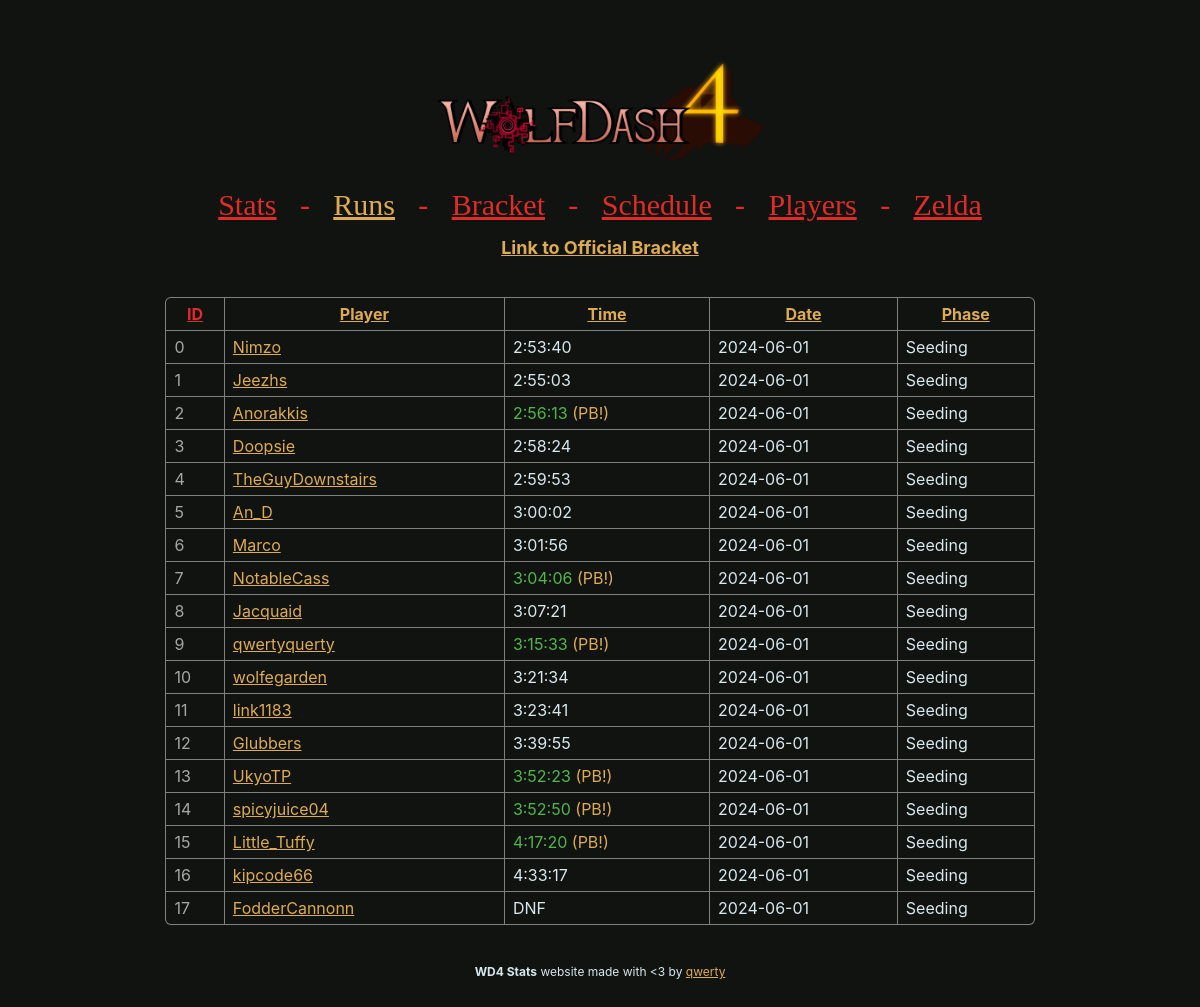
/runs, run on the app's committed database.
### wd4.py (models this page shows, shortened)
class BaseModel(Model):
    class Meta:
        database = db

class Runs(BaseModel):
    player = CharField(32)
    time = FloatField()
    id = IntegerField()
    date = DateField()
    flags = IntegerField()
    phase = IntegerField()
    event = IntegerField()
    zelda_swoops = IntegerField()
    zelda_triangles = IntegerField()
    def format_time(self):
        return format_time(self.time) if not self.dnf() else "DNF"
    def format_phase(self):
        return ["Seeding", "Pooling", "Bracket"][self.phase]
    def dnf(self):
        return self.flags & RUN_FLAG_DNF
    def pb(self):
        return self.flags & RUN_FLAG_PB

### wd4.py (the view)
@app.route("/runs")
def page_runs():
    sort = request.args.get("sort", default="id")
    runs = Runs.select()
    if sort in Runs._meta.sorted_field_names:
        runs = runs.order_by(
            getattr(Runs, sort).asc()
        )
    return render_template("runs.html", **globals(), runs=runs, sort=sort)

### wd4.py (called while the page is built)
def format_time(time):
    return str(timedelta(seconds=time))

### templates/runs.html
{% extends "layout.html" %}
{% block content %}
    <table>
        <tr>
            <th><a href="?sort=id" class="{{ 'selected' if sort == 'id' else '' }}">ID</a></th>
            <th><a href="?sort=player" class="{{ 'selected' if sort == 'player' else '' }}">Player</a></th>
            <th><a href="?sort=time" class="{{ 'selected' if sort == 'time' else '' }}">Time</a></th>
            <th><a href="?sort=date" class="{{ 'selected' if sort == 'date' else '' }}">Date</a></th>
            <th><a href="?sort=phase" class="{{ 'selected' if sort == 'phase' else '' }}">Phase</a></th>
        </tr>
        {% for run in runs %}
        <tr>
            <td style="color: var(--hint-color);">
                {{ run.id }}
            </td>
            <td>
                {{ link_name(run.player) }}
            </td>
            <td {% if run.pb() %}style="color: var(--win-color)"{% endif %}>
                {{ run.format_time() }} {% if run.pb() %}<span style="color: var(--border-color);">(PB!)</span>{% endif %}
            </td>
            <td>
                {{ run.date | string }}
            </td>
            <td>
                {{ run.format_phase() }}
            </td>
        </tr>
        {% endfor %}
    </table>
{% endblock %}

### templates/layout.html (shortened to what this page needs)
{% macro link_name(name) -%}<a href="https://speedrun.com/User/{{ name }}">{{ name }}</a>{% endmacro %}
<html lang="en">
    <head>
        <link rel="stylesheet" href="static/css/brackets-viewer.min.css" />
        <link rel="stylesheet" href="static/css/dark.css" />
    </head>
    <body>
        <image src="static/wolfdash.png" class="logo"></image>
        <nav>
            <a href="/stats" class="{% if url_for(request.endpoint) == '/stats' %}active{% endif %}">Stats</a>
            <a>-</a>
            <a href="/runs" class="{% if url_for(request.endpoint) == '/runs' %}active{% endif %}">Runs</a>
            <a>-</a>
            <a href="/" class="{% if url_for(request.endpoint) == '/' %}active{% endif %}">Bracket</a>
            <a>-</a>
            <a href="/schedule" class="{% if url_for(request.endpoint) == '/schedule' %}active{% endif %}">Schedule</a>
            <a>-</a>
            <a href="/players" class="{% if url_for(request.endpoint) == '/players' %}active{% endif %}">Players</a>
            <a>-</a>
            <a href="/zelda" class="{% if url_for(request.endpoint) == '/zelda' %}active{% endif %}">Zelda</a>
        </nav>
        <h2 style="text-align:center;"><a href="https://challonge.com/ah76yvxp/">Link to Official Bracket</a></h2>
        {% block content %}
        {% endblock %}
        <footer class="footer">
            <div style="text-align: center;">
                <strong>WD4 Stats</strong> website made with &lt;3 by <a href="https://github.com/qwertyquerty">qwerty</a>
            </div>
        </footer>
    </body>
</html>

### static/css/dark.css (style rules this page uses)
.brackets-viewer, * { --primary-background: #111310; --secondary-background: #303030; --match-background: var(--primary-background); --font-color: #d8e8ef; --win-color: #50b649; --loss-color: #de2c26; --label-color: grey; --hint-color: #a7a7a7; --connector-color: #DDDDDD; --border-color: #DDAB54; --border-hover-color: #b6b5b5; --text-size: 12px; --round-margin: 40px; --match-width: 200px; --match-horizontal-padding: 8px; --match-vertical-padding: 6px; --connector-border-width: 2px; --match-border-width: 1px; --match-border-radius: 0.3em; }
body { font-size: var(--text-size); color: var(--font-color); font-family: -apple-system,BlinkMacSystemFont,"Segoe UI",Roboto,"Helvetica Neue",Arial,"Noto Sans",sans-serif,"Apple Color Emoji","Segoe UI Emoji","Segoe UI Symbol","Noto Color Emoji"; }
table { width: 80%; margin: 40px auto; border-radius: var(--match-border-radius); border-collapse: collapse; border-style: hidden; box-shadow: 0 0 0 1px var(--label-color); }
th, td { border: 1px solid var(--label-color); padding: var(--match-vertical-padding) var(--match-horizontal-padding); }
nav { text-align: center; display: block; }
a { color: var(--border-color); }
.selected { color: var(--loss-color) !important; }
nav a { display: inline; margin: 10px; color: var(--loss-color) !important; font-family: hyliaserif !important; font-size: 2.5em !important; font-weight: normal; }
.active { color: #DDAB54 !important; }
html { background-color: #111310; }
body { padding: 50px; }
.logo { display: block; margin: 0 auto; width: 30%; min-width: 300px; }

### data on the page
Runs: id "0", player "Nimzo", format_time "2:53:40", date "2024-06-01", format_phase "Seeding"
Runs: id "1", player "Jeezhs", format_time "2:55:03", date "2024-06-01", format_phase "Seeding"
Runs: id "2", player "Anorakkis", format_time "2:56:13", shows "(PB!)", date "2024-06-01", format_phase "Seeding"
Runs: id "3", player "Doopsie", format_time "2:58:24", date "2024-06-01", format_phase "Seeding"
Runs: id "4", player "TheGuyDownstairs", format_time "2:59:53", date "2024-06-01", format_phase "Seeding"
Runs: id "5", player "An_D", format_time "3:00:02", date "2024-06-01", format_phase "Seeding"
Runs: id "6", player "Marco", format_time "3:01:56", date "2024-06-01", format_phase "Seeding"
Runs: id "7", player "NotableCass", format_time "3:04:06", shows "(PB!)", date "2024-06-01", format_phase "Seeding"
Runs: id "8", player "Jacquaid", format_time "3:07:21", date "2024-06-01", format_phase "Seeding"
Runs: id "9", player "qwertyquerty", format_time "3:15:33", shows "(PB!)", date "2024-06-01", format_phase "Seeding"
Runs: id "10", player "wolfegarden", format_time "3:21:34", date "2024-06-01", format_phase "Seeding"
Runs: id "11", player "link1183", format_time "3:23:41", date "2024-06-01", format_phase "Seeding"
Runs: id "12", player "Glubbers", format_time "3:39:55", date "2024-06-01", format_phase "Seeding"
Runs: id "13", player "UkyoTP", format_time "3:52:23", shows "(PB!)", date "2024-06-01", format_phase "Seeding"
Runs: id "14", player "spicyjuice04", format_time "3:52:50", shows "(PB!)", date "2024-06-01", format_phase "Seeding"
Runs: id "15", player "Little_Tuffy", format_time "4:17:20", shows "(PB!)", date "2024-06-01", format_phase "Seeding"
Runs: id "16", player "kipcode66", format_time "4:33:17", date "2024-06-01", format_phase "Seeding"
Runs: id "17", player "FodderCannonn", format_time "DNF", date "2024-06-01", format_phase "Seeding"
